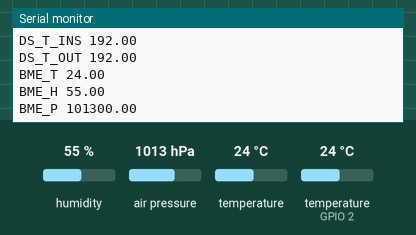
Simulated run of this sketch. Board: ESP8266 (NodeMCU). Parts: the last lines printed to the serial monitor. The inputs (shaded band) are chosen by the test bench; at power-on: humidity 55 %, temperature (sensor on GPIO 2) 24 °C, air pressure 1013 hPa, temperature 24 °C. WiFi joins after 1.5 s; servers stay silent unless stated.

Above: at 2.7 s.
2.8 s: humidity set to 22 %
4.3 s: temperature (sensor on GPIO 2) set to 12 °C
5.8 s: air pressure set to 952 hPa
At 7.1 s:
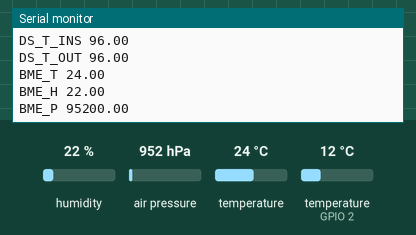
7.3 s: temperature (sensor 0) set to 12 °C
8.8 s: temperature (sensor on GPIO 2) set to 19 °C
At 11.1 s:
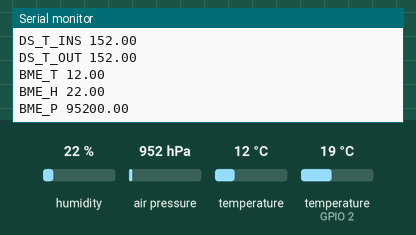

Measured:
- after the input at 5.8 s, the serial monitor: prints a new line after 0.77 s (image 1)
- after the input at 8.8 s, the serial monitor: prints a new line after 1.8 s (image 2)

The sketch:

WifiWeather.ino
```cpp
#include <ESP8266WiFi.h>
#include <WiFiClient.h>
#include <ESP8266WiFiMulti.h>
#include <ESP8266mDNS.h>
#include <ESP8266WebServer.h>
#include <OneWire.h>
#include <Adafruit_BME280.h>
#include "util.h"

OneWire ds(2);
#include "ds18b20custom.h"

ESP8266WiFiMulti wifiMulti;
ESP8266WebServer server(80);
Adafruit_BME280 bme;

char apssid[] = "wifilamp";
char appassword[] = "hellohihi";

byte ds_outside_addr[] = {0x28, 0xFF, 0x86, 0x29, 0xC3, 0x16, 0x03, 0xEF};
byte ds_inside_addr[]  = {0x28, 0xFF, 0xEE, 0xAD, 0x53, 0x17, 0x04, 0x78};

float ds_temp_inside = 0;
float ds_temp_outside = 0;
float bme_temp = 0;
float bme_hum = 0;
float bme_pres = 0;
float heat_idx = 0;

bool setup_ds_done = false;
long last_temp_scan = -3000;

void handleRoot() {
  server.send(200, "text/plain", "Hello world!\n Go to /json for json info.");
}

void sendJsonResponse() {
  char buf[1024];
  sprintf(buf, "{\n \"DS_INS\": %f,\n \"DS_OUT\": %f,\n \"BME_T\": %f,\n \"BME_HUM\": %f,\n \"BME_PRES\": %f,\n \"HEAT_IDX\": %f\n}", ds_temp_inside, ds_temp_outside, bme_temp, bme_hum, bme_pres, heat_idx);
  server.send(200, "application/json", buf);
}

void setup() {
    Serial.begin(115200);

    if (!bme.begin(0x76)) {
      Serial.println("Could not find a valid BME280 sensor, check wiring!");
      while (1);
    }

    WiFi.persistent(false);
    WiFi.mode(WIFI_OFF);
    WiFi.mode(WIFI_STA);

    wifiMulti.addAP("networkname", "networkpass");

    Serial.println("Connecting ...");
    int i = 0;
    long lastSerial = millis();
    while (wifiMulti.run() != WL_CONNECTED) {
        delay(10);
        if (millis() - lastSerial > 250) {
            Serial.println(".");
            lastSerial = millis();
            i++;
            if (i == 40) break;
        }
    }

    if (i == 40) {
        Serial.println("Cannot connect to specified networks.\nCreating one...");
        WiFi.mode(WIFI_AP);
        WiFi.softAP(apssid, appassword);
        Serial.print("Access Point \"");
        Serial.print(apssid);
        Serial.print("\" started. Password: ");
        Serial.println(appassword);

        Serial.print("IP address:\t");
        Serial.println(WiFi.softAPIP());
    } else {

        Serial.println('\n');
        Serial.print("Connected to ");
        Serial.println(WiFi.SSID());
        Serial.print("IP address:\t");
        Serial.println(WiFi.localIP());
    }

    if (MDNS.begin("wifiweather")) {
        Serial.println("mDNS responder started");
    } else {
        Serial.println("Error setting up MDNS responder!");
    }

    server.on("/", handleRoot);
    server.on("/json", sendJsonResponse);
    server.begin();
    Serial.println("HTTP server started");
}

void loop() {
    server.handleClient();
    if ((!setup_ds_done) && ((millis() - last_temp_scan) > 3000)) {
        setup_ds_temp(ds_inside_addr);
        setup_ds_temp(ds_outside_addr);
        setup_ds_done = true;
        last_temp_scan = millis();
    } else if ((setup_ds_done) && ((millis() - last_temp_scan) > 1000)) {
        ds_temp_inside = get_ds_temp(ds_inside_addr);
        ds_temp_outside = get_ds_temp(ds_outside_addr);
        bme_temp = bme.readTemperature();
        bme_hum = bme.readHumidity();
        bme_pres = bme.readPressure();
        heat_idx = computeHeatIndex(bme_temp, bme_hum, false);
        setup_ds_done = false;
        last_temp_scan = millis();
        Serial.print("DS_T_INS ");
        Serial.println(ds_temp_inside);
        Serial.print("DS_T_OUT ");
        Serial.println(ds_temp_outside);
        Serial.print("BME_T ");
        Serial.println(bme_temp);
        Serial.print("BME_H ");
        Serial.println(bme_hum);
        Serial.print("BME_P ");
        Serial.println(bme_pres);
    }
}
```

ds18b20custom.h
```cpp
void find_ds_sensors() {
    byte addr[8];
    while (ds.search(addr)) {
        Serial.print("\n\r\n\rFound \'1-Wire\' device with address:\n\r");
        for( int i = 0; i < 8; i++) {
            Serial.print("0x");
            if (addr[i] < 16) {
                Serial.print('0');
            }
            Serial.print(addr[i], HEX);
            if (i < 7) {
                Serial.print(", ");
            }
        }
    }

    Serial.println("No more addresses.");
}

void setup_ds_temp(byte* addr) {
    if (OneWire::crc8(addr, 7) != addr[7]) {
        Serial.println("DS CRC is not valid!");
        return;
    }
    ds.reset();
    ds.select(addr);
    ds.write(0x44, 1);        // start conversion, without parasite power on at the end

    //delay(1000);     // maybe 750ms is enough, maybe not
    // we might do a ds.depower() here, but the reset will take care of it.
    ds.reset();
    //ds.reset_search();
    //Serial.println("Setup DS18B20 done.");
}

float get_ds_temp(byte* addr) {
    setup_ds_temp(addr);
    byte i;
    byte present = 0;
    byte type_s;
    byte data[12];
    float celsius, fahrenheit;

    present = ds.reset();
    ds.select(addr);
    ds.write(0xBE);         // Read Scratchpad

    for ( i = 0; i < 9; i++) {           // we need 9 bytes
        data[i] = ds.read();
    }

    // Convert the data to actual temperature
    // because the result is a 16 bit signed integer, it should
    // be stored to an "int16_t" type, which is always 16 bits
    // even when compiled on a 32 bit processor.
    int16_t raw = (data[1] << 8) | data[0];
    if (type_s) {
        raw = raw << 3; // 9 bit resolution default
        if (data[7] == 0x10) {
            // "count remain" gives full 12 bit resolution
            raw = (raw & 0xFFF0) + 12 - data[6];
        }
    } else {
        byte cfg = (data[4] & 0x60);
        // at lower res, the low bits are undefined, so let's zero them
        if (cfg == 0x00) raw = raw & ~7;  // 9 bit resolution, 93.75 ms
        else if (cfg == 0x20) raw = raw & ~3; // 10 bit res, 187.5 ms
        else if (cfg == 0x40) raw = raw & ~1; // 11 bit res, 375 ms
        //// default is 12 bit resolution, 750 ms conversion time
    }
    celsius = (float)raw / 16.0;
    fahrenheit = celsius * 1.8 + 32.0;
    return celsius;
}
```

util.h
```cpp
float convertCtoF(float c) {
  return c * 1.8 + 32;
}

float convertFtoC(float f) {
  return (f - 32) * 0.55555;
}

//boolean isFahrenheit: True == Fahrenheit; False == Celcius
float computeHeatIndex(float temperature, float percentHumidity, bool isFahrenheit) {
  // Using both Rothfusz and Steadman's equations
  // http://www.wpc.ncep.noaa.gov/html/heatindex_equation.shtml
  float hi;

  if (!isFahrenheit)
    temperature = convertCtoF(temperature);

  hi = 0.5 * (temperature + 61.0 + ((temperature - 68.0) * 1.2) + (percentHumidity * 0.094));

  if (hi > 79) {
    hi = -42.379 +
             2.04901523 * temperature +
            10.14333127 * percentHumidity +
            -0.22475541 * temperature*percentHumidity +
            -0.00683783 * pow(temperature, 2) +
            -0.05481717 * pow(percentHumidity, 2) +
             0.00122874 * pow(temperature, 2) * percentHumidity +
             0.00085282 * temperature*pow(percentHumidity, 2) +
            -0.00000199 * pow(temperature, 2) * pow(percentHumidity, 2);

    if((percentHumidity < 13) && (temperature >= 80.0) && (temperature <= 112.0))
      hi -= ((13.0 - percentHumidity) * 0.25) * sqrt((17.0 - abs(temperature - 95.0)) * 0.05882);

    else if((percentHumidity > 85.0) && (temperature >= 80.0) && (temperature <= 87.0))
      hi += ((percentHumidity - 85.0) * 0.1) * ((87.0 - temperature) * 0.2);
  }

  return isFahrenheit ? hi : convertFtoC(hi);
}
```
